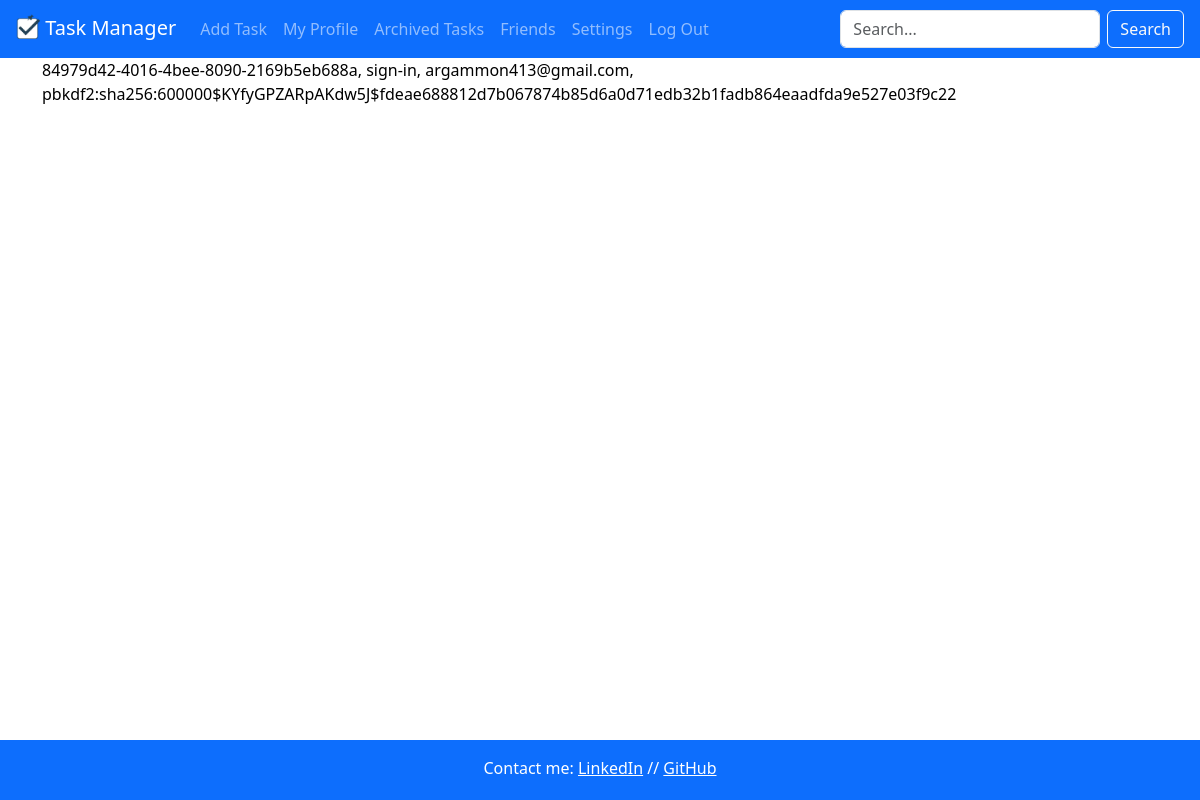
/view_users (signed in), run on the app's committed database.
### app.py (models this page shows, shortened)
class User(db.Model):
    __tablename__ = 'User'
    id = db.Column(db.String(36), primary_key = True, default=lambda: str(uuid.uuid4()))
    user = db.Column(db.String(20), unique = True, nullable = False) # stores original case of username
    user_lower = db.Column(db.String(20), unique = True, nullable = False) # stores lower case version of username
    email = db.Column(db.String(100), unique = True, nullable = False)
    email_lower = db.Column(db.String(100), unique = True, nullable = False)
    password = db.Column(db.String(50), nullable = False)
    tasks = db.relationship('Task', backref='user', lazy = True, cascade = 'all, delete-orphan')
    friends = db.relationship('User',
                              secondary = friends,
                              primaryjoin = (friends.c.user_id == id),
                              secondaryjoin = (friends.c.friend_id == id),
                              backref = db.backref('friended_by', lazy = 'dynamic'), # for loading 'friended_by'
                              lazy = 'dynamic') # for loading 'friends'

### app.py (the view)
@app.route("/view_users")
def view_users():
    return render_template("view_users.html", values=User.query.all())

### app.py (called while the page is built)
@app.before_request
def check_user_existence():
    if "user" in session:
        user_lower = session["user"].lower()
        if not User.query.filter_by(user_lower=user_lower).first():
            session.pop("user", None)
            return redirect(url_for("login"))

### templates/view_users.html
{% extends "layout.html" %}
{% block content %}
{% for item in values %}
<p>{{item.id}}, {{item.user}}, {{item.email}}, {{item.password}}</p>
{% endfor %}
{% endblock %}

### static/style.css (style rules this page uses)
body { min-height: 100vh; display: flex; flex-direction: column; color: #000000; margin: 0; }

### templates/layout.html (style rules this page uses)
html, body { height: 100%; margin: 0; }
body { display: flex; flex-direction: column; }

### data on the page
User: id "84979d42-4016-4bee-8090-2169b5eb688a", user "sign-in", email "argammon413@gmail.com", password "pbkdf2:sha256:600000$KYfyGPZARpAKdw5J$fdeae688812d7b067874b85d6a0d71edb32b1fadb864eaadfda9e527e03f9c22"
